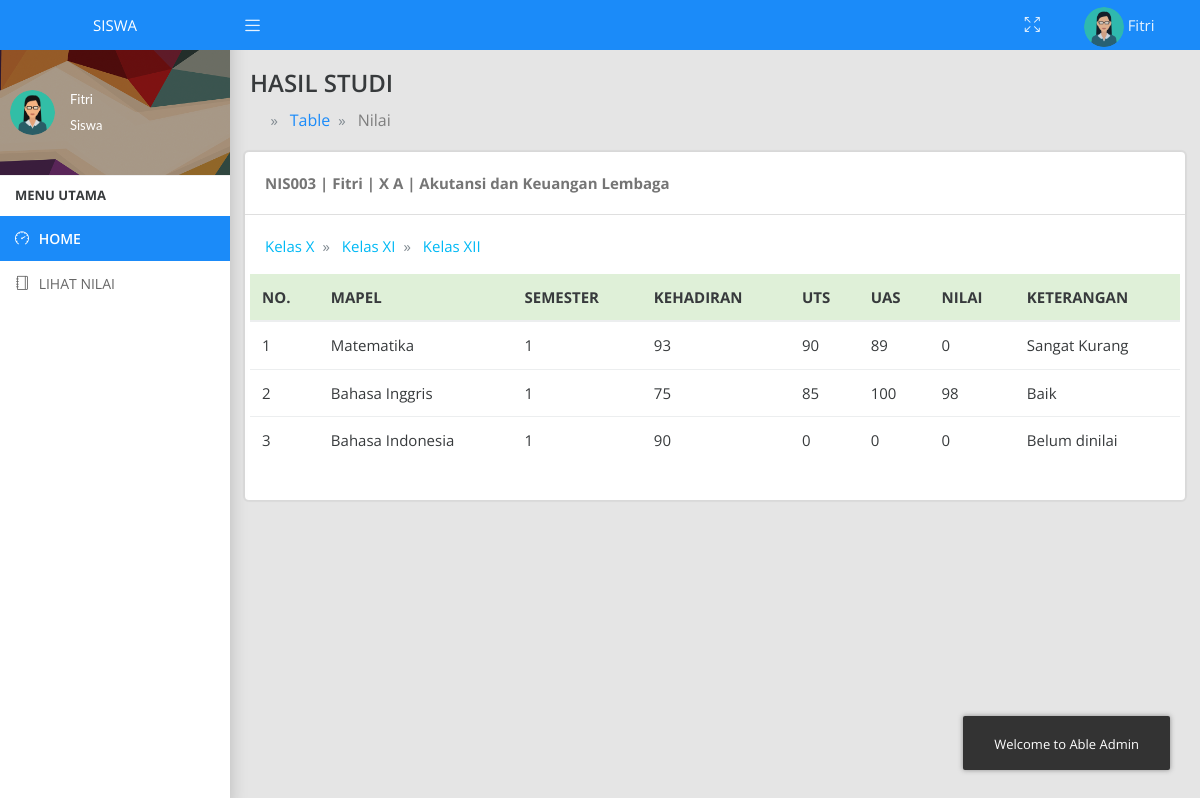
Screenshot of /index.php?siswa=nilaixii (signed in) with the database file from the repository.
### tables this page shows
CREATE TABLE `kelas` (
  `id_kelas` int(11) NOT NULL AUTO_INCREMENT,
  `nama_kelas` varchar(20) DEFAULT NULL,
  PRIMARY KEY (`id_kelas`)
);

CREATE TABLE `jurusan` (
  `id_jurusan` int(11) NOT NULL AUTO_INCREMENT,
  `nama_jurusan` varchar(50) NOT NULL,
  PRIMARY KEY (`id_jurusan`)
);

CREATE TABLE `nilai` (
  `id_nilai` int(11) NOT NULL AUTO_INCREMENT,
  `id_pengajar` int(11) DEFAULT NULL,
  `id_siswa` int(11) DEFAULT NULL,
  `kehadiran` float DEFAULT NULL,
  `uts` float DEFAULT NULL,
  `uas` float DEFAULT NULL,
  `nilai_akhir` float DEFAULT NULL,
  `keterangan` varchar(20) DEFAULT NULL,
  PRIMARY KEY (`id_nilai`),
  KEY `id_pengajar` (`id_pengajar`),
  KEY `id_siswa` (`id_siswa`),
  CONSTRAINT `nilai_ibfk_1` FOREIGN KEY (`id_pengajar`) REFERENCES `pengajar` (`id_ajar`),
  CONSTRAINT `nilai_ibfk_2` FOREIGN KEY (`id_siswa`) REFERENCES `siswa` (`id_siswa`)
);

CREATE TABLE `pelajaran` (
  `id_mapel` int(11) NOT NULL AUTO_INCREMENT,
  `id_semester` int(11) DEFAULT NULL,
  `nama_mapel` varchar(50) DEFAULT NULL,
  `ket` varchar(50) DEFAULT NULL,
  PRIMARY KEY (`id_mapel`),
  KEY `id_semester` (`id_semester`),
  CONSTRAINT `pelajaran_ibfk_1` FOREIGN KEY (`id_semester`) REFERENCES `semester` (`id_semester`)
);

CREATE TABLE `semester` (
  `id_semester` int(11) NOT NULL AUTO_INCREMENT,
  `tahun_ajaran` varchar(9) DEFAULT NULL,
  `semester` int(11) DEFAULT NULL,
  PRIMARY KEY (`id_semester`)
);

### siswa/nilai-kelas-xii.php (the view, shortened to what this page needs)
<div class="container-fluid">
  <div class="row">
    <div class="col-sm-12 p-0">
      <div class="main-header">
        <h4>HASIL STUDI</h4>
        <ol class="breadcrumb breadcrumb-title breadcrumb-arrow">
          <li class="breadcrumb-item">
            <a href="homesiswa.php">
              <i class="icofont icofont-home"></i>
            </a>
          </li>
          <li class="breadcrumb-item"><a href="#">Table</a>
          </li>
          <li class="breadcrumb-item"><a href="index.php?siswa=nilaihasil">Nilai</a>
          </li>
        </ol>
      </div>
    </div>
  </div>
  <div class="row">
    <div class="col-sm-12">
     <div class="card">
      <div class="card-header">
       <tr>
        <?php
        $data1=$koneksi->query("SELECT * FROM siswa JOIN jurusan ON siswa.id_jurusan=jurusan.id_jurusan JOIN kelas ON siswa.id_kelas=kelas.id_kelas");
        $detail=$data1->fetch_assoc();
        ?>
        <td><b><?= $_SESSION['user']['nis'] ?> | <?= $_SESSION['user']['nama_siswa'] ?> | <?= $detail['nama_kelas'] ?> | <?= $detail['nama_jurusan'] ?></td></b>
      </tr>
    </div>
    <div class="card-block">
      <ol class="breadcrumb breadcrumb-title breadcrumb-arrow">
          <li class="breadcrumb-item">
            <a href="index.php?siswa=nilaihasil">Kelas X</a>
          </li>
          <li class="breadcrumb-item"><a href="index.php?siswa=nilaixi">Kelas XI</a>
          </li>
          <li class="breadcrumb-item"><a href="index.php?siswa=nilaixii">Kelas XII</a>
          </li>
        </ol>
      <div class="row">
       <table id="kelas1" class="table">
                <thead>
                  <tr class="table-success">
                    <th>NO.</th>
                    <th>MAPEL</th>
                    <th>SEMESTER</th>
                    <th>KEHADIRAN</th>
                    <th>UTS</th>
                    <th>UAS</th>
                    <th>NILAI</th>
                    <th>KETERANGAN</th>
                  </tr>
                </thead>
                <tbody>
                  <?php
                  $no=1;
                  $idsiswa =$_SESSION['user']['id_siswa'];
                  $data=$koneksi->query("SELECT * FROM nilai JOIN pengajar ON nilai.id_pengajar=pengajar.id_ajar JOIN jurusan ON pengajar.id_jurusan=jurusan.id_jurusan JOIN kelas ON pengajar.id_kelas=kelas.id_kelas JOIN pelajaran ON pengajar.id_mapel=pelajaran.id_mapel WHERE nilai.id_siswa='$idsiswa' ");
                  while ($nilai=$data->fetch_assoc()) {
                   ?>
                   <tr>
                    <?php
                    $mapel=$koneksi->query("SELECT * FROM pelajaran JOIN semester ON pelajaran.id_semester=semester.id_semester");
                    $detail2=$mapel->fetch_assoc();
                    ?>
                    <td><?= $no ?></td>
                    <td><?= $nilai['nama_mapel']?></td>
                    <td><?= $detail2['semester']?></td>
                    <td><?= $nilai['kehadiran']?></td>
                    <td><?= $nilai['uts']?></td>
                    <td><?= $nilai['uas']?></td>
                    <td><?= $nilai['nilai_akhir']?></td>
                    <?php if (!empty($nilai['keterangan'])): ?>
                     <td><?= $nilai['keterangan']?></td>
                   <?php else: ?>
                    <td>Belum dinilai</td>
                  <?php endif ?>
                </tr>
                <?php
                $no++;
              }
              ?>
            </tbody>
          </table>
      </div>
    </div>
  </div>
</div>
</div>
</div>
</div>
</div>

### rows the page displays
kelas: nama_kelas "X A"
jurusan: nama_jurusan "Akutansi dan Keuangan Lembaga"
nilai: pelajaran.nama_mapel "Matematika", semester.semester "1", kehadiran "93", uts "90", uas "89", nilai_akhir "0", keterangan "Sangat Kurang"
nilai: pelajaran.nama_mapel "Bahasa Inggris", semester.semester "1", kehadiran "75", uts "85", uas "100", nilai_akhir "98", keterangan "Baik"
nilai: pelajaran.nama_mapel "Bahasa Indonesia", semester.semester "1", kehadiran "90", uts "0", uas "0", nilai_akhir "0", shows "Belum dinilai"

### other values shown
$_SESSION['user']['nama_siswa'] "Fitri"
$_SESSION['login'] "Siswa"
$_SESSION['user']['nis'] "NIS003"
